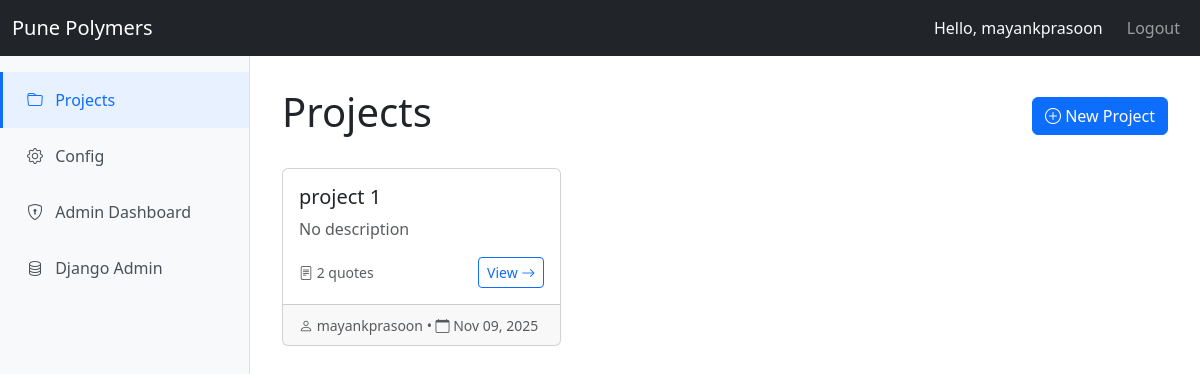
Page /projects/ (signed in) on the committed database.
### core/models.py (models this page shows, shortened)
class Project(models.Model):
    name = models.CharField(max_length=200, default="")
    description = models.TextField(blank=True, null=True, default="")
    created_by = models.ForeignKey(User, on_delete=models.CASCADE, related_name='projects')
    created_at = models.DateTimeField(default=timezone.now)
    updated_at = models.DateTimeField(auto_now=True)
    is_active = models.BooleanField(default=True)
    class Meta:
        ordering = ['-created_at']
        verbose_name = 'Project'
        verbose_name_plural = 'Projects'
    def get_quotes_count(self):
        return self.quotes.count()

### core/views.py (the view)
# urls.py: path('projects/', views.projects, name='projects'),
@login_required
def projects(request):
    all_projects = Project.objects.filter(is_active=True)
    return render(request, 'core/projects.html', {'projects': all_projects})

### templates/core/projects.html (shortened to what this page needs)
{% extends 'base.html' %}
{% block content %}
<div class="row mb-4">
    <div class="col-md-12">
        <div class="d-flex justify-content-between align-items-center">
            <h1>Projects</h1>
            <a href="{% url 'project_create' %}" class="btn btn-primary">
                <i class="bi bi-plus-circle"></i> New Project
            </a>
        </div>
    </div>
</div>
<div class="row">
    <div class="col-md-12">
        {% if projects %}
            <div class="row">
                {% for project in projects %}
                <div class="col-md-4 mb-4">
                    <div class="card h-100">
                        <div class="card-body">
                            <h5 class="card-title">{{ project.name }}</h5>
                            <p class="card-text text-muted">
                                {% if project.description %}
                                    {{ project.description|truncatewords:20 }}
                                {% else %}
                                    No description
                                {% endif %}
                            </p>
                            <div class="d-flex justify-content-between align-items-center mt-3">
                                <small class="text-muted">
                                    <i class="bi bi-file-text"></i> {{ project.get_quotes_count }} quote{{ project.get_quotes_count|pluralize }}
                                </small>
                                <a href="{% url 'project_detail' project.id %}" class="btn btn-sm btn-outline-primary">
                                    View <i class="bi bi-arrow-right"></i>
                                </a>
                            </div>
                        </div>
                        <div class="card-footer text-muted">
                            <small>
                                <i class="bi bi-person"></i> {{ project.created_by.username }} •
                                <i class="bi bi-calendar"></i> {{ project.created_at|date:"M d, Y" }}
                            </small>
                        </div>
                    </div>
                </div>
                {% endfor %}
            </div>
        {% else %}
            <div class="alert alert-info">
                <i class="bi bi-info-circle"></i> No projects yet. Create your first project to get started!
            </div>
        {% endif %}
    </div>
</div>
{% endblock %}

### templates/base.html (shortened to what this page needs)
<!DOCTYPE html>
<html lang="en">
<head>
    <link href="https://cdn.jsdelivr.net/npm/bootstrap@5.3.0/dist/css/bootstrap.min.css" rel="stylesheet">
    <link rel="stylesheet" href="https://cdn.jsdelivr.net/npm/bootstrap-icons@1.11.0/font/bootstrap-icons.css">
</head>
<body>
    <nav class="navbar navbar-expand-lg navbar-dark bg-dark">
        <div class="container-fluid">
            <a class="navbar-brand" href="{% url 'home' %}">Pune Polymers</a>
            <div class="collapse navbar-collapse" id="navbarNav">
                <ul class="navbar-nav ms-auto align-items-center">
                    {% if user.is_authenticated %}
                        <li class="nav-item">
                            <span class="navbar-text text-light me-3">Hello, {{ user.username }}</span>
                        </li>
                        <li class="nav-item">
                            <a class="nav-link" href="{% url 'logout' %}">Logout</a>
                        </li>
                    {% else %}
                        <li class="nav-item">
                            <a class="nav-link" href="{% url 'login' %}">Login</a>
                        </li>
                    {% endif %}
                </ul>
            </div>
        </div>
    </nav>
    <div class="{% if user.is_authenticated %}d-flex{% else %}container mt-4{% endif %}">
        {% if user.is_authenticated %}
        <div class="sidebar">
            <nav class="nav flex-column py-3">
                <a class="nav-link {% if request.resolver_match.url_name == 'projects' %}active{% endif %}" href="{% url 'projects' %}">
                    <i class="bi bi-folder"></i> Projects
                </a>
                <a class="nav-link {% if request.resolver_match.url_name == 'config' %}active{% endif %}" href="{% url 'config' %}">
                    <i class="bi bi-gear"></i> Config
                </a>
                {% if user.is_superuser %}
                <a class="nav-link {% if 'admin_dashboard' in request.resolver_match.url_name %}active{% endif %}" href="{% url 'admin_dashboard' %}">
                    <i class="bi bi-shield-lock"></i> Admin Dashboard
                </a>
                {% endif %}
                {% if user.is_staff %}
                <a class="nav-link" href="/admin/" target="_blank">
                    <i class="bi bi-database"></i> Django Admin
                </a>
                {% endif %}
            </nav>
        </div>
        {% endif %}
        <div class="{% if user.is_authenticated %}main-content{% else %}w-100{% endif %}">
            {% block content %}
            {% endblock %}
        </div>
    </div>
</body>
</html>

### templates/base.html (style rules this page uses)
body { min-height: 100vh; }
.sidebar { min-height: calc(100vh - 56px); width: 250px; background-color: #f8f9fa; border-right: 1px solid #dee2e6; }
.sidebar .nav-link { color: #495057; padding: 1rem 1.5rem; border-left: 3px solid transparent; }
.sidebar .nav-link.active { background-color: #e7f1ff; color: #0d6efd; border-left-color: #0d6efd; font-weight: 500; }
.sidebar .nav-link i { margin-right: 0.5rem; width: 20px; }
.main-content { flex: 1; padding: 2rem; }

### rows in the picture
Project: name "project 1", description "No description", get_quotes_count "2", created_by.username "mayankprasoon", created_at "Nov 09, 2025"

### other values in the picture
{{ user.username }} "mayankprasoon"
